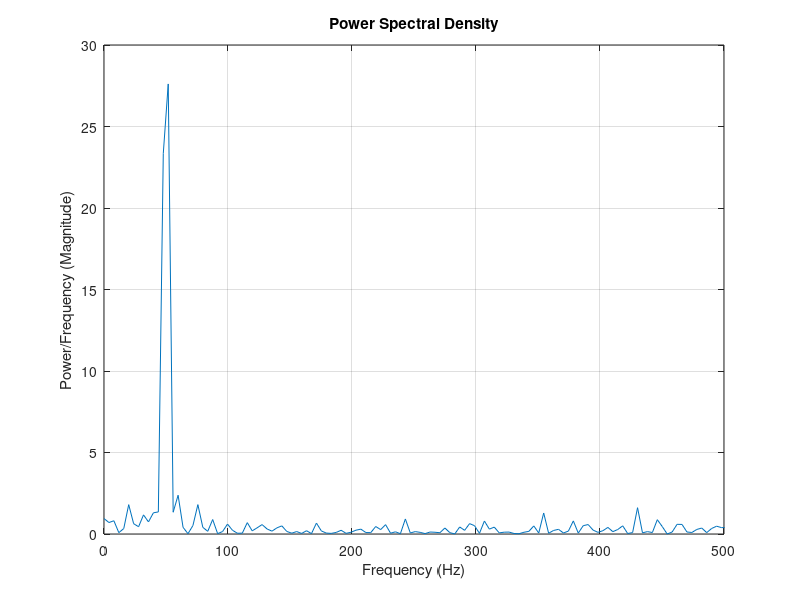

MATLAB code for this plot:
fs = 1000; 
t = 0:1/fs:1; 
signal = sin(2*pi*50*t); 
noise = 0.5 * randn(size(t)); 
y = signal + noise; 

Y = fft(y, 251); 
Pyy = (Y .* conj(Y)) / 251; 
f = (1000/251) * (0:127); 

figure;
plot(f, abs(Pyy(1:128))); 
title('Power Spectral Density');
xlabel('Frequency (Hz)');
ylabel('Power/Frequency (Magnitude)');
xlim([0 fs/2]); 
grid on;
